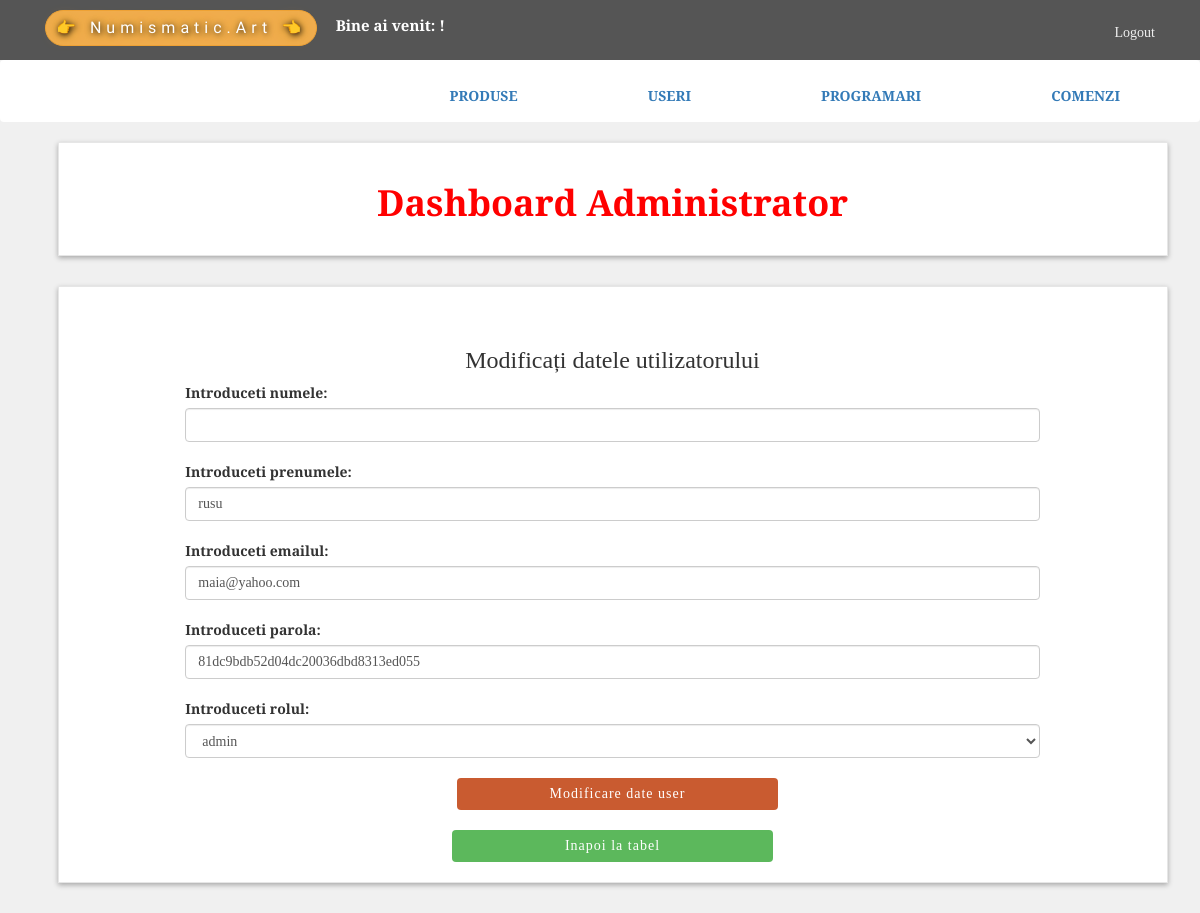
The app's page /admin/modificare_user.php?id=14 with its own data.
### tables this page shows
CREATE TABLE `users` (
  `user_id` int(100) NOT NULL,
  `nume` varchar(100) NOT NULL,
  `prenume` varchar(100) NOT NULL,
  `email` varchar(100) NOT NULL,
  `parola` varchar(100) NOT NULL,
  `rol` enum('admin','angajat','client','') NOT NULL DEFAULT 'client',
  `create_at` timestamp NOT NULL DEFAULT current_timestamp()
);

### admin/modificare_user.php (the view, shortened to what this page needs)
<?php
include 'conectare.php';
$id = $_GET['id'];
$sql = "SELECT * FROM users WHERE user_id='$id' ";
$results = mysqli_query($mysqli, $sql);
$row = mysqli_fetch_array($results);
$prenume = $row['prenume'];
$email = $row['email'];
$parola = $row['parola'];
$rol = $row['rol'];
?>
<?php
include("includes/header.php");
?>
<div id="content">
	<div class="container">
		<div class="col-md-12">
			<div class="box">
				<center>
					<h1 style="color:red"><b>Dashboard Administrator</b></h1>
				</center>
			</div>
		</div>
		<div class="col-md-12">
			<div class="box">
				<section>
					<div class="box2">
						<div class="content_box2">
							<form action="" method="POST"><br>
								<center>
									<b>
										<h3 class="">Modificați datele utilizatorului</h3>
									</b>
								</center>
								<div class="form-group" style="width: 80%; margin: 0 auto">
									<label for="nume">Introduceti numele:</label>
									<input type="text" class="form-control" name="nume" value="<?php echo $nume ?>" />
								</div>
								<br />
								<div class="form-group" style="width: 80%; margin: 0 auto">
									<label for="prenume">Introduceti prenumele:</label>
									<input type="text" class="form-control" name="prenume" value="<?php echo $prenume ?>">
								</div>
								<br />
								<div class="form-group" style="width: 80%; margin: 0 auto">
									<label for="email">Introduceti emailul:</label>
									<input type="email" class="form-control" name="email" value="<?php echo $email ?>">
								</div>
								<br />
								<div class="form-group" style="width: 80%; margin: 0 auto">
									<label for="parola">Introduceti parola:</label>
									<input type="text" class="form-control" name="parola" value="<?php echo $parola ?>">
								</div>
								<br />
								<div class="form-group" style="width: 80%; margin: 0 auto">
									<label for="rol">Introduceti rolul:</label>
									<select class="form-control" name="rol" value="<?php echo $rol ?>">
										<option value="<?php echo $rol ?>"><?php echo $rol ?></option>
									</select>
								</div>
								<br />
								<div class="form-row">
									<center><button type="submit" style="width: 30%;" class=" btn btn-primary" name="btn1">Modificare date user</button></center>
									<br>
									<center><a href="vizualizare_user.php"><button type="button" style="width: 30%;" class="btn btn-success">Inapoi la tabel</button></a></center>
								</div>
							</form>
						</div>
					</div>
				</section>
			</div>
		</div>
	</div>
</div>
</body>
</html>

### admin/style.css (style rules this page uses)
body { font-size: 14px; line-height: 1.42857143; color: #333; background-color: #f0f0f0; overflow-x: hidden; font-family: "Libre Baskerville", serif; }
.btn-primary { color: rgb(255, 255, 255); background: rgb(201, 91, 48); margin-left: 10px; border: none; letter-spacing: 1px; }
.btn-success { border: none; letter-spacing: 1px; }
.box { background: #fff; margin: 0 0 30px; border: solid 1px #e6e6e6; box-sizing: border-box; padding: 20px; box-shadow: 0px 2px 5px rgba(0, 0, 0, 0.3); }
#content { padding-left: 25px; }

### records on screen
users: prenume "rusu", email "maia@yahoo.com", parola "81dc9bdb52d04dc20036dbd8313ed055", rol "admin"
